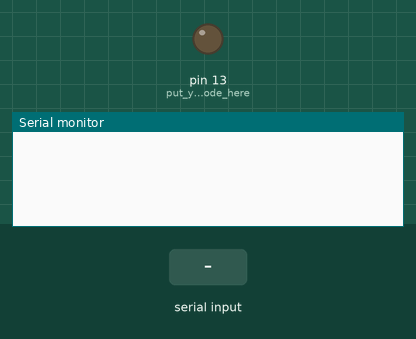
Simulated run of this sketch. Board: Arduino Uno, built with avr-gcc and run on an emulated ATmega328P. Shown: output pins drawn as LEDs (lit = HIGH), the last lines printed to the serial monitor. Inputs (shaded band) come from the test bench.

Above: at 1.2 s.
1.3 s: "led on\n" received over Serial
At 3.3 s:
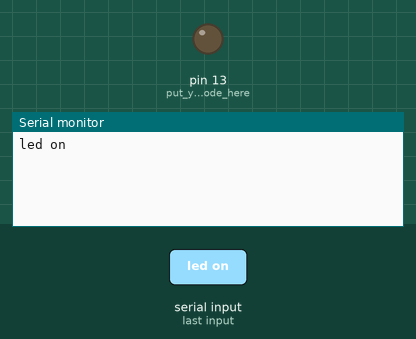
3.8 s: "led off\n" received over Serial
At 5.2 s:
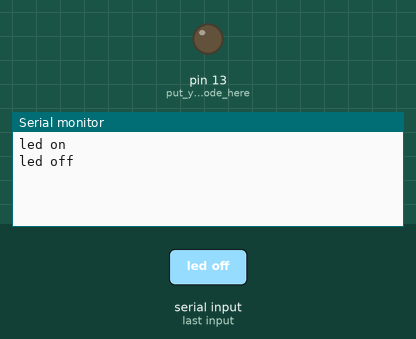
6.3 s: "1\n" received over Serial
At 8.2 s:
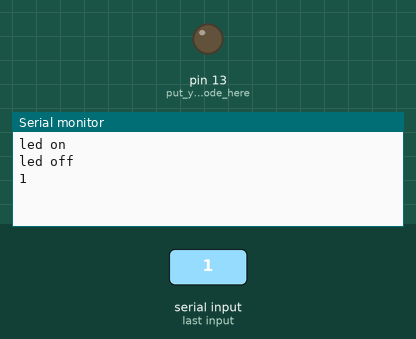

The sketch:

HC05-ArduinoSerialTestByString.ino
```cpp
void setup()
{
  Serial.begin(38400);
  pinMode(13, OUTPUT); // put your setup code here, to run once:
}

void loop()
{

  if (Serial.available() > 0)
  {

    String command = Serial.readStringUntil('\r');
    Serial.print(command);

    if (command.equals("led on"))
    {
      digitalWrite(13, HIGH);
      Serial.write("\nOk");
    }
    else if (command.equals("led off"))
    {
      digitalWrite(13, LOW);
      Serial.write("\nOk");
    }
  }
}
```

Measured:
- after the input at 1.3 s, the serial monitor: prints a new line after 1.0 s (image 1)
- after the input at 3.8 s, the serial monitor: prints a new line after 1.0 s (image 2)
- after the input at 6.3 s, the serial monitor: prints a new line after 1.0 s (image 3)
